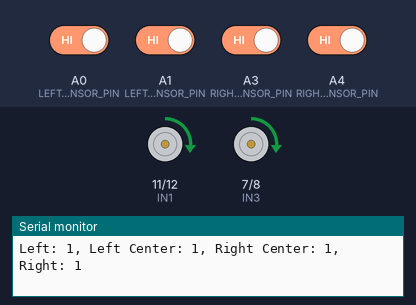
A sketch run on a simulated Arduino Uno, built with avr-gcc and run on an emulated ATmega328P. Shown: motor-driver pin pairs drawn as motors (green arrow = first pin HIGH = forward, orange = second pin HIGH = backward, longer = more drive, scaled by the enable pin), the last lines printed to the serial monitor. The inputs (shaded band) are chosen by the test bench; at power-on: A0 (LEFT_SENSOR_PIN), A1 (LEFT_CENTER_SENSOR_PIN), A3 (RIGHT_CENTER_SENSOR_PIN), A4 (RIGHT_SENSOR_PIN) HIGH.

Above: at 1.2 s.
1.3 s: A0 (LEFT_SENSOR_PIN) driven LOW
At 2.0 s:
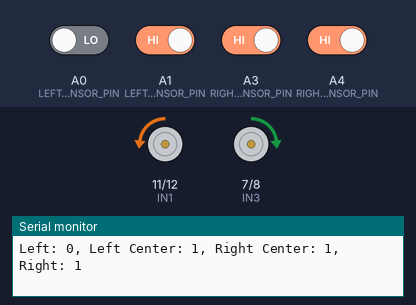
2.8 s: A1 (LEFT_CENTER_SENSOR_PIN) driven LOW
At 4.0 s:
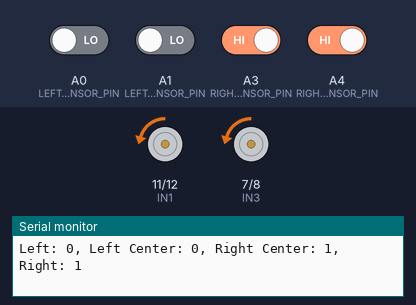
4.3 s: A1 (LEFT_CENTER_SENSOR_PIN) driven HIGH
At 4.6 s:
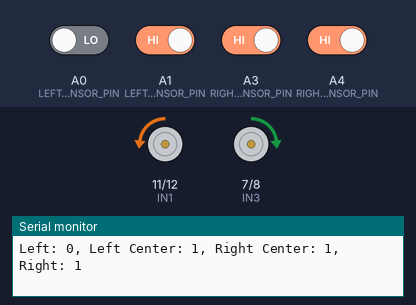
5.8 s: A0 (LEFT_SENSOR_PIN) driven HIGH
At 6.3 s:
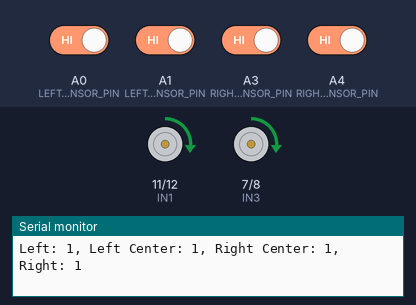
8.8 s: A3 (RIGHT_CENTER_SENSOR_PIN) driven LOW
At 10.0 s:
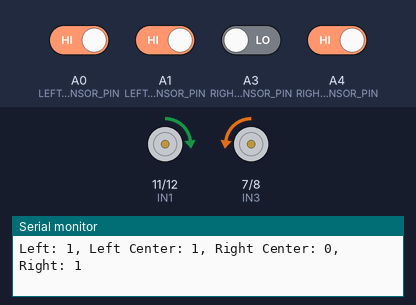
Timing chart, 0 to 11.3 s (numbered marks = the images above; inputs shaded):
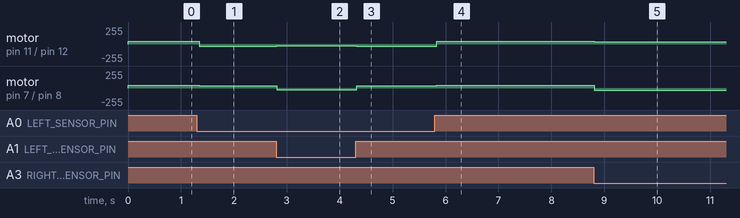

The sketch:

ArduinoSelfDrivingCarCode20240716.ino
```cpp
// 모터 드라이버 핀 정의
#define ENA 9
#define ENB 10
#define IN1 11
#define IN2 12
#define IN3 7
#define IN4 8

// 라인트레이서 센서 핀 정의
#define LEFT_SENSOR_PIN A0
#define LEFT_CENTER_SENSOR_PIN A1
#define RIGHT_CENTER_SENSOR_PIN A3
#define RIGHT_SENSOR_PIN A4

// 고정 속도 정의
#define V 45
#define TURN_V (V - 10) // 회전 시 속도
#define STRONG_TURN_V (V - 20) // 강한 회전 시 속도

void setup() {
  // 모터 드라이버 핀을 출력 모드로 설정
  pinMode(ENA, OUTPUT);
  pinMode(ENB, OUTPUT);
  pinMode(IN1, OUTPUT);
  pinMode(IN2, OUTPUT);
  pinMode(IN3, OUTPUT);
  pinMode(IN4, OUTPUT);

  // 센서 핀을 입력 모드로 설정
  pinMode(LEFT_SENSOR_PIN, INPUT);
  pinMode(LEFT_CENTER_SENSOR_PIN, INPUT);
  pinMode(RIGHT_CENTER_SENSOR_PIN, INPUT);
  pinMode(RIGHT_SENSOR_PIN, INPUT);

  // 시리얼 통신 시작 (디버깅용)
  Serial.begin(9600);
}

void loop() {
  // 센서 값 읽기 (디지털 값으로 변환)
  int leftSensor = digitalRead(LEFT_SENSOR_PIN);
  int leftCenterSensor = digitalRead(LEFT_CENTER_SENSOR_PIN);
  int rightCenterSensor = digitalRead(RIGHT_CENTER_SENSOR_PIN);
  int rightSensor = digitalRead(RIGHT_SENSOR_PIN);

  // 센서 값을 바탕으로 모터 제어
  if ((leftSensor == LOW && leftCenterSensor == LOW) || (rightCenterSensor == LOW && rightSensor == LOW)) {
    // A0, A1이 동시에 감지되거나 A3, A4가 동시에 감지되면 강한 회전
    strongTurn();
  } else if (leftSensor == LOW || leftCenterSensor == LOW) {
    // A0 또는 A1이 감지되면 좌회전
    turnLeft();
  } else if (rightSensor == LOW || rightCenterSensor == LOW) {
    // A3 또는 A4가 감지되면 우회전
    turnRight();
  } else {
    // 아무것도 감지되지 않으면 전진
    moveForward();
  }

  // 디버깅을 위해 센서 값 출력
  Serial.print("Left: ");
  Serial.print(leftSensor);
  Serial.print(", Left Center: ");
  Serial.print(leftCenterSensor);
  Serial.print(", Right Center: ");
  Serial.print(rightCenterSensor);
  Serial.print(", Right: ");
  Serial.println(rightSensor);

  // 짧은 딜레이 추가하여 반응 속도를 높임
  delay(10);
}

void moveForward() {
  digitalWrite(IN1, HIGH);
  digitalWrite(IN2, LOW);
  digitalWrite(IN3, HIGH);
  digitalWrite(IN4, LOW);
  analogWrite(ENA, V);
  analogWrite(ENB, V);
}

void turnLeft() {
  digitalWrite(IN1, LOW);
  digitalWrite(IN2, HIGH);
  digitalWrite(IN3, HIGH);
  digitalWrite(IN4, LOW);
  analogWrite(ENA, TURN_V);
  analogWrite(ENB, TURN_V);
}

void turnRight() {
  digitalWrite(IN1, HIGH);
  digitalWrite(IN2, LOW);
  digitalWrite(IN3, LOW);
  digitalWrite(IN4, HIGH);
  analogWrite(ENA, TURN_V);
  analogWrite(ENB, TURN_V);
}

void strongTurn() {
  digitalWrite(IN1, LOW);
  digitalWrite(IN2, HIGH);
  digitalWrite(IN3, LOW);
  digitalWrite(IN4, HIGH);
  analogWrite(ENA, STRONG_TURN_V);
  analogWrite(ENB, STRONG_TURN_V);
}
```

Measured:
- after the input at 1.3 s, motor on pin 11 (IN1) / pin 12 (IN2): forward 45/255 → backward 35/255 after 0.05 s; motor on pin 7 (IN3) / pin 8 (IN4): forward 45/255 → forward 35/255 after 0.05 s
- after the input at 2.8 s, motor on pin 11 (IN1) / pin 12 (IN2): backward 35/255 → backward 25/255 at once; motor on pin 7 (IN3) / pin 8 (IN4): forward 35/255 → backward 25/255 at once
- after the input at 4.3 s, motor on pin 11 (IN1) / pin 12 (IN2): backward 25/255 → backward 35/255 at once; motor on pin 7 (IN3) / pin 8 (IN4): backward 25/255 → forward 35/255 at once
- after the input at 5.8 s, motor on pin 11 (IN1) / pin 12 (IN2): backward 35/255 → forward 45/255 at once; motor on pin 7 (IN3) / pin 8 (IN4): forward 35/255 → forward 45/255 at once
- after the input at 8.8 s, motor on pin 11 (IN1) / pin 12 (IN2): forward 45/255 → forward 35/255 at once; motor on pin 7 (IN3) / pin 8 (IN4): forward 45/255 → backward 35/255 at once
